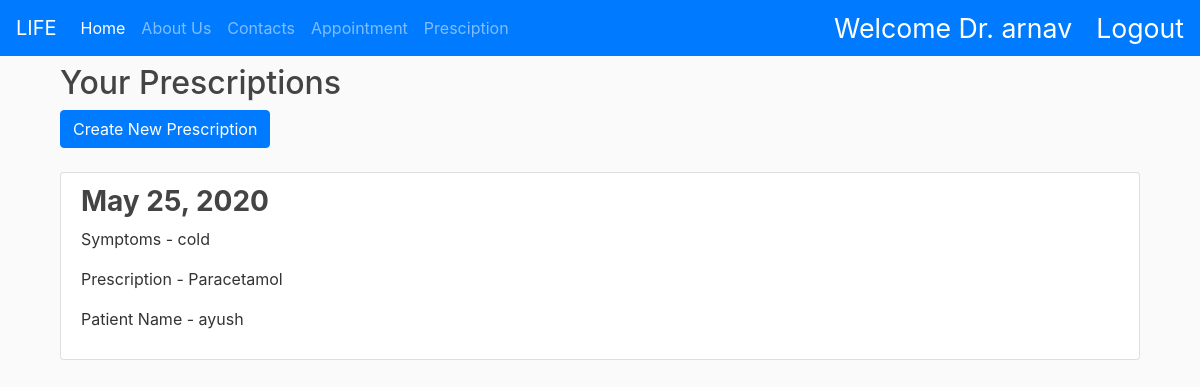
Page /prescriptions/ (signed in) on the committed database.
### users/models.py (models this page shows, shortened)
class User(AbstractUser):
    registeras = models.CharField(choices=REGISTER_AS, max_length=2)
    def is_doctor(self):
        if self.registeras == 'D':
            return True
        else:
            return False
    def is_patient(self):
        if self.registeras == 'P':
            return True
        else:
            return False
    class Meta:
        ordering = ('id',)

### aspatal_app/models.py (models this page shows, shortened)
class Prescription(models.Model):
    doctor = models.ForeignKey(User, on_delete=models.CASCADE, related_name='doctor_prescription')
    patient = models.ForeignKey(User, on_delete=models.CASCADE, related_name='patient_prescription')
    date = models.DateField(auto_now_add=True)
    symptoms = models.CharField(max_length=200)
    prescription = models.TextField()
    class Meta:
        ordering = ('-id',)

### aspatal_app/views.py (the view)
# urls.py: path("prescriptions/", views.PrescriptionListView.as_view(), name="doc-prescriptions"),
class PrescriptionListView(LoginRequiredMixin, ListView):
    login_url = '/login/'
    redirect_field_name = 'users:login'
    def get_queryset(self):
        return Prescription.objects.filter(doctor=self.request.user)

### aspatal_app/templates/aspatal_app/prescription_list.html (shortened to what this page needs)
{% extends 'aspatal_app/index.html' %}
{% load crispy_forms_tags %}
{% block content %}
<div class="container">
    {% if user.is_doctor %}
    <h2>Your Prescriptions</h2>
    <a href="{% url 'aspatal_app:doc-prescriptions-create' %}"><button class="btn btn-primary pull-right">Create New Prescription</button></a>
    <br> <br>
    <ul class="list-group">
        {% for obj in object_list %}
        <li class="list-group-item">
            <h3><strong>{{ obj.date }}</strong></h3>
            <p>Symptoms - {{ obj.symptoms }}</p>
            <p>Prescription - {{ obj.prescription }}</p>
            <p>Patient Name - {{ obj.patient }}</p>
        </li>
        {% endfor %}
    {% endif %}
    </ul>
</div>
{% endblock %}

### aspatal_app/templates/aspatal_app/index.html (shortened to what this page needs)
{% load static %}
<!doctype html>
<html lang="en">
<head>
  <link rel="stylesheet" href="https://stackpath.bootstrapcdn.com/bootstrap/4.3.1/css/bootstrap.min.css">
  <link rel="stylesheet"  type="text/css"  href="{% static 'aspatal_app/style.css' %}">
  <link rel="stylesheet" href="https://use.fontawesome.com/releases/v5.8.1/css/all.css">
</head>
<body>
{% if user.is_authenticated and user.is_patient %}
<nav class="navbar navbar-expand-lg navbar-dark bg-primary">
  <a class="navbar-brand" href="/">LIFE</a>
  <button class="navbar-toggler" type="button" data-toggle="collapse" data-target="#navbarSupportedContent" aria-controls="navbarSupportedContent" aria-expanded="false" aria-label="Toggle navigation">
    <span class="navbar-toggler-icon"></span>
  </button>
  <div class="collapse navbar-collapse" id="navbarSupportedContent">
    <ul class="navbar-nav mr-auto">
      <li class="nav-item active">
        <a class="nav-link" href="#">Home <span class="sr-only">(current)</span></a>
      </li>
      <li class="nav-item">
        <a class="nav-link" href="{% url 'aspatal_app:about' %}">About Us</a>
      </li>
      <li class="nav-item">
        <a class="nav-link" href="{% url 'aspatal_app:contact' %}">Contacts</a>
      </li>
      <li class="nav-item">
        <a class="nav-link" href="{% url 'aspatal_app:patient-appointments' %}">Your appointment's</a>
      </li>
      <li class="nav-item">
        <a class="nav-link" href="{% url 'aspatal_app:pat_payments' %}">Invoice and Payment</a>
      </li>
      <li class="nav-item">
        <a class="nav-link" href="{% url 'aspatal_app:med-history' %}">Medical history</a>
      </li>
    </ul>
    <a href="{% url 'users:profile' %}"style="color:white;font-size:20pt;" class="mr-4">Welcome {{user.username}}</a>
    <a href="{% url 'users:logout' %}" style="color:white;font-size:20pt;">Logout</a>
  </div>
</nav>
{% elif user.is_authenticated and user.is_doctor %}
<nav class="navbar navbar-expand-lg navbar-dark bg-primary">
  <a class="navbar-brand" href="/">LIFE</a>
  <div class="collapse navbar-collapse" id="navbarSupportedContent">
    <ul class="navbar-nav mr-auto">
      <li class="nav-item active">
        <a class="nav-link" href="#">Home <span class="sr-only">(current)</span></a>
      </li>
      <li class="nav-item">
        <a class="nav-link" href="{% url 'aspatal_app:about' %}">About Us</a>
      </li>
      <li class="nav-item">
        <a class="nav-link" href="{% url 'aspatal_app:contact' %}">Contacts</a>
      </li>
      <li class="nav-item">
        <a class="nav-link" href="{% url 'aspatal_app:doctor-appointments' %}">Appointment</a>
      </li>
      <li class="nav-item">
        <a class="nav-link" href="{% url 'aspatal_app:doc-prescriptions' %}">Presciption</a>
      </li>
    </ul>
    <a href="{% url 'users:doc-profile-pk' pk=user.pk %}"style="color:white;font-size:20pt;" class="mr-4">Welcome Dr. {{user.username}}</a>
    <a href="{% url 'users:logout' %}" style="color:white;font-size:20pt;">Logout</a>
  </div>
</nav>
    {% endif %}
<main role="main" class="container">
  <div class="row mt-2">
    <div class="col-md-12">
      {% block content %}{% endblock %}
    </div>
  </div>
</main>
</body>
</html>

### aspatal_app/static/aspatal_app/style.css (style rules this page uses)
body { background: #fafafa; color: #333333; }
h1, h2, h3, h4, h5, h6 { color: #444444; }
ul { margin: 0; }

### rows in the picture
User: username "arnav"
Prescription: date "May 25, 2020", symptoms "cold", prescription "Paracetamol", patient "ayush"
